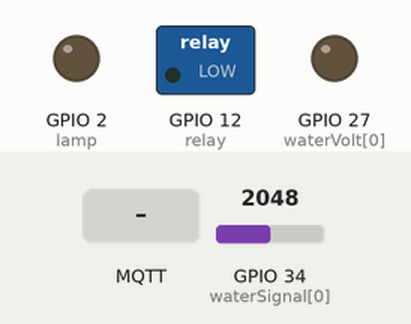
This program was run on a simulated ESP32. On the bench: switched loads named in the program (green lamp = pin HIGH), output pins drawn as LEDs (lit = HIGH). Dashed ring = blinking. Inputs (shaded band) come from the test bench; at power-on: GPIO 34 (waterSignal[0]) = 2048. WiFi joins after 1.5 s; servers stay silent unless stated; no MQTT or app messages arrive unless stated; what the program prints to the serial monitor is not drawn.

Above: at 2.7 s.
2.8 s: MQTT message "ping" arrives on the first subscribed topic
At 2.92 s:
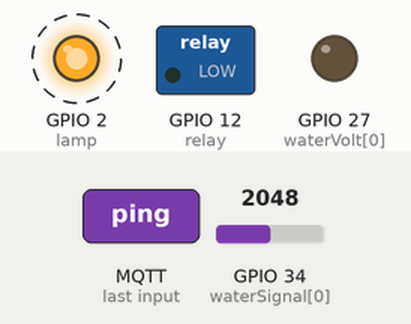
5.8 s: MQTT message "1" arrives on the second subscribed topic
At 6.8 s:
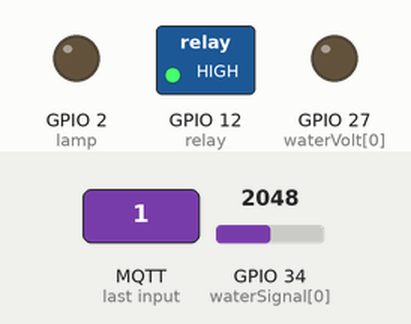
7.5 s: MQTT message "check" arrives on the third subscribed topic
At 8.6 s:
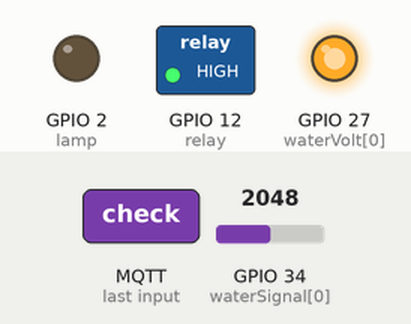
10.5 s: MQTT message "ping" arrives on the first subscribed topic
At 11.92 s:
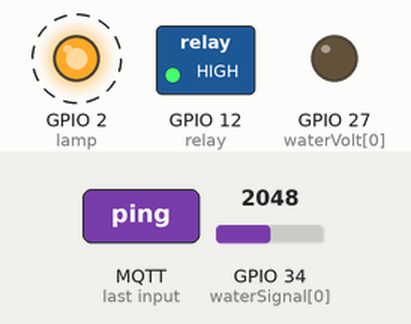
Timing chart, 0 to 14.5 s (numbered marks = the images above; inputs shaded):
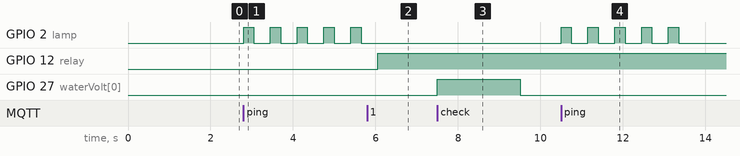

The program:

main.cpp
```cpp
/*Dieses Programm für ESP32 DevKits verbindet sich mit dem Protohaus-Wifi
  und dem dortigen Node-RED. Letzteres kann die Bewässerungspumpe des
  Hochbeets schalten und erhält periodisch den Wasserstand in den Tanks. */

#include <Arduino.h>
#include <WiFi.h>         //für Wlan-Anbindung
#include <PubSubClient.h> //für MQTT-Anbindung
#include <WifiMulti.h>    //damit mehrere Wifi gespeichert werden können

//  === Variablendeklaration  ===

//WLAN Zugangsdaten
const char *ssid = "PROTOHAUS";            //Netzwerkname
const char *password = "PH-Wlan-2016#";    //Netzwerkpasswort
const char *protohaus_mqtt_server = "192.168.0.170"; //IP des IOT-Servers im Netzwerk
const char *greenhouse_mqtt_server = "172.31.0.1";

//ESP als WLAN Client von MQTT-BROKER
WiFiClient espHochbeet; //Name des IOT-Device im Netzwerk
PubSubClient client(espHochbeet);
WiFiMulti wifiMulti;

//IO ESP
const int lamp = 2;   //OnBoard Lampe für Funktionstest
const int relay = 12; //Relais für Pumpschaltung

//Arrays für Wasserstandsmessung
const int wasserTanks = 1;           //Anzahl Wassertanks
int waterVolt[wasserTanks] = {27};   //Wassermessung aktivieren
int waterSignal[wasserTanks] = {34}; //Wassersensoren

//  === Funktionsdeklaration  ===

// ==Wasserstand==

String waterLevel(int stand) //Tankfüllstand
{
  String level; //Tankfüllung in Prozent

  //Temporär müssen Füllstände auch hier übertragen werden, eigentlich siehe waterPrint"Übergabe"

  //Bereiche für Füllstandseinteilung
  if (stand > 0 && stand <= 400) //Keine Messeinrichtung im Wasser
  {
    client.publish("HB::H20Lvl", "< 10");
    level = "< 10";
  }
  else if (stand > 400 && stand <= 500) //Pin 1 und 2 im Wasser
  {
    client.publish("HB::H20Lvl", "10 - 20");
    level = "10 - 20";
  }
  else if (stand > 500 && stand <= 650) //Pin 3 auch
  {
    client.publish("HB::H20Lvl", "20 - 40");
    level = "20 - 40";
  }
  else if (stand > 650 && stand <= 900) //Pin 4 auch
  {
    client.publish("HB::H20Lvl", "40 - 60");
    level = "40 - 60";
  }
  else if (stand > 900 && stand <= 2000) //Pin 5 auch
  {
    client.publish("HB::H20Lvl", "60 - 80");
    level = "60 - 80";
  }
  else if (stand > 2000 && stand <= 3600) // Pin 6 auch
  {
    client.publish("HB::H20Lvl", "> 80");
    level = "> 80";
  }
  else
  {
    client.publish("HB::H20Lvl", "FEHLER");
    level = "FEHLER";
  }

  return level; //Ausgabe der Tankfüllung
}

//gibt Messwerte der Wasserstandsmessung im seriellen Monitor aus
void waterPrint(int printNum, int printSmooth, String printTemp)
{ //Tanknummer, Rohmesswert, Glattmesswert, Füllstandslevel

  //Messwerte im Seriellen Monitor ausgeben
  Serial.print("Wasserstandswerte ( Glatt / Füllstand ) für Tank an Pin ");
  Serial.print(printNum); //Tanknummer
  Serial.print(": ");
  Serial.print(printSmooth); //Glattmesswert
  Serial.print(" / ");
  Serial.print(printTemp); //Füllstandlevel
  Serial.println(" %");

  //Übergabe
  //client.publish("HB::H20Lvl", printTemp);
}

//Messfunktion für Wasserstandsmessung
void waterWrite(int input) //Sensorpin vom Tank
{
  int raw = 0;
  int messungen = 10;
  int smooth = 0;

  //Messwerte auslesen und Rauschen entfernen
  for (int i = 0; i < messungen; i++)
  {
    raw = analogRead(input); //Wert einlesen
    Serial.print(raw);
    Serial.print(" ");
    delay(100);
    smooth += raw;
  }

  smooth /= messungen;

  //geglättete Messwerte in Bereiche einteilen
  String waterTemp = waterLevel(smooth);

  //Messwerte des Tanks an Seriellen Monitor senden
  waterPrint(input, smooth, waterTemp);
}

//Wasserstandsmessung mit Arrays
void waterMe()
{
  //Messung für je einen Tank nacheinander
  for (int i = 0; i < wasserTanks; i++)
  {
    //Starte Messung durch Anlegen von Strom
    digitalWrite(waterVolt[i], HIGH);
    delay(500);

    //Messfunktion für jeweiligen Tank
    waterWrite(waterSignal[i]);

    //Beende Messung durch Abschalten von Strom
    delay(500);
    digitalWrite(waterVolt[i], LOW);
  }
}

// ==MQTT-Verbindung==

//Verbindungsherstellung mit vordefiniertem WLAN-Netzwerk
void setup_wifi()
{
  delay(10);

  Serial.println();
  Serial.print("Connecting to: ");
  Serial.println(ssid);       //zeigt Netzwerkname, mit dem sich verbunden wird
  WiFi.begin(ssid, password); //wählt sich in WLAN mit gespeicherten Zugangsdaten ein

  // wenn keine sofortige Verbindung zeige "..." bis verbunden
  while (WiFi.status() != WL_CONNECTED)
  {
    delay(500);
    Serial.print(". "); //"Punkt Punkt Punkt"
  }

  //wenn Verbindung erfolgreich:
  Serial.println("");
  Serial.print("Wifi connected - ESP IP adress: ");
  Serial.println(WiFi.localIP()); //zeige IP-Adresse dieses Device im Netzwerk im Serial an
}

//IOT-Communication
void callback(String topic, byte *message, unsigned int length)
{
  // topic: I/O-Bezeichnung
  // message: I/O-Signal
  // length: Länge des signals

  //Ausgabe im Seriellen Monitor zur Kontrolle
  Serial.print("Message arrived on topic: ");
  Serial.print(topic);
  Serial.print(". Message: ");

  //speichere [Message] für Programmablauf String messageTemp (Temporäres Message)
  String messageTemp;
  for (int i = 0; i < length; i++)
  {
    Serial.print((char)message[i]);
    messageTemp += (char)message[i];
  }

  Serial.println(); //Linebreak

  //Output-Signale über MQTT
  //An/Aus und Ping an Lampe auf ESP
  if (topic == "HB::lamp") //falls topic = on board lampe -> schalte Lampe entsprechend message
  {
    if (messageTemp == "ping") //Ping für Funktionstest
    {
      Serial.print("Pinging on board lamp: ");

      for (int i = 0; i < 5; i++) //Lampe blinkt 5 mal
      {
        digitalWrite(lamp, HIGH);
        delay(250);

        Serial.print(". ");

        digitalWrite(lamp, LOW);
        delay(400);
      }

      Serial.print("Done.");
    }
  }

  //Pumpe für Bewässerung über Relais
  if (topic == "HB::pump")
  {
    if (messageTemp == "1")
    {
      digitalWrite(relay, HIGH);
      Serial.println("Pumpe an.");
    }

    else if (messageTemp == "0")
    {
      digitalWrite(relay, LOW);
      Serial.println("Pumpe aus.");
    }
  }

  if (topic == "HB::H20Lvl")
  {
    if (messageTemp == "check")
    {
      Serial.println("Wasserstandsmessung gestartet...");
      waterMe();
    }
  }

  //--->>> hier neue Output Signale (=topics) einfügen über ifs

  Serial.println(); //Linebreak
}

//Neuverbindung nach Verbindungsabbruch
void reconnect()
{ //Loop solange Verbindung nicht vorhanden
  while (!client.connected())
  {
    Serial.print("Attempting MQTT connection ... ");

    //... Verbindung ok und zeige device-name an
    if (client.connect("ESP Hochbeet"))
    {
      Serial.println("connected.");

      //WICHTIG: WENN NEUE FUNKTION -> SUBSRIPTION ZUM TOPIC HINZUFÜGEN!
      client.subscribe("HB::lamp");   //Test Hardwarelampe
      client.subscribe("HB::pump");   //Relais für Pumpe
      client.subscribe("HB::H20Lvl"); //Wasserstandsabfrage
    }

    //... Verbindung nicht ok
    else
    {
      Serial.print("failed, rc= ");
      Serial.print(client.state()); //???

      Serial.println(" try again in 5 sec");
      delay(5000);
    }
  }
}

//  === Hauptprogrammcode  ===

void setup()
{
  //Pin für Kontrolllampe
  pinMode(lamp, OUTPUT); //Modus On Board LED

  //Pin für Pumpe
  pinMode(relay, OUTPUT);
  digitalWrite(relay, LOW);

  //Pins Wasserstand Array
  for (int i = 0; i < wasserTanks; i++)
  {
    pinMode(waterVolt[i], OUTPUT);
    pinMode(waterSignal[i], INPUT);
  }

  Serial.begin(115200); //Aktiviere seriellen Monitor

  //Wifi starten

  wifiMulti.addAP("PROTOHAUS", "PH-Wlan-2016#");
  wifiMulti.addAP("SDGintern", "8037473183859244");

  Serial.println("Connecting Wifi...");
  if (wifiMulti.run() == WL_CONNECTED)
  {
    Serial.println("");
    Serial.println("WiFi connected");
    Serial.println("IP address: ");
    Serial.println(WiFi.localIP());
  }

  //setup_wifi();
  String ipAddress = WiFi.localIP().toString();
  if(ipAddress.startsWith("172")) {
    client.setServer(greenhouse_mqtt_server, 1883);
    Serial.println("Greenhouse MQTT");
  } else if(ipAddress.startsWith("192")) {
    client.setServer(protohaus_mqtt_server, 1883);
    Serial.println("Protohaus MQTT");
  } else {
    int timeStamp = millis();

    while( millis() - timeStamp <= 50000) {
      digitalWrite(lamp, HIGH);
      delay(100);
      digitalWrite(lamp, LOW);
      delay(100);
    }
  }
  client.setCallback(callback);
}

void loop()
{
  if (!client.connected())
    reconnect();

  if (!client.loop())
    client.connect("ESP Hochbeet");

  if (wifiMulti.run() != WL_CONNECTED)
  {
    Serial.println("WiFi not connected!");
    delay(1000);
  }

  //Für Wasserstand debug
  //waterMe();
  //delay(5000);
}
```

Measured:
- after the input at 2.8 s, GPIO 2 (lamp): alternates HIGH for 0.25 s and LOW for 0.40 s, starting at once
- after the input at 5.8 s, GPIO 12 (relay): LOW → HIGH after 0.25 s
- after the input at 7.5 s, GPIO 27 (waterVolt[0]): LOW → HIGH at once, → LOW 2.0 s later
- after the input at 10.5 s, GPIO 2 (lamp): alternates HIGH for 0.25 s and LOW for 0.40 s, 10 changes in all, then stays LOW, starting at once
